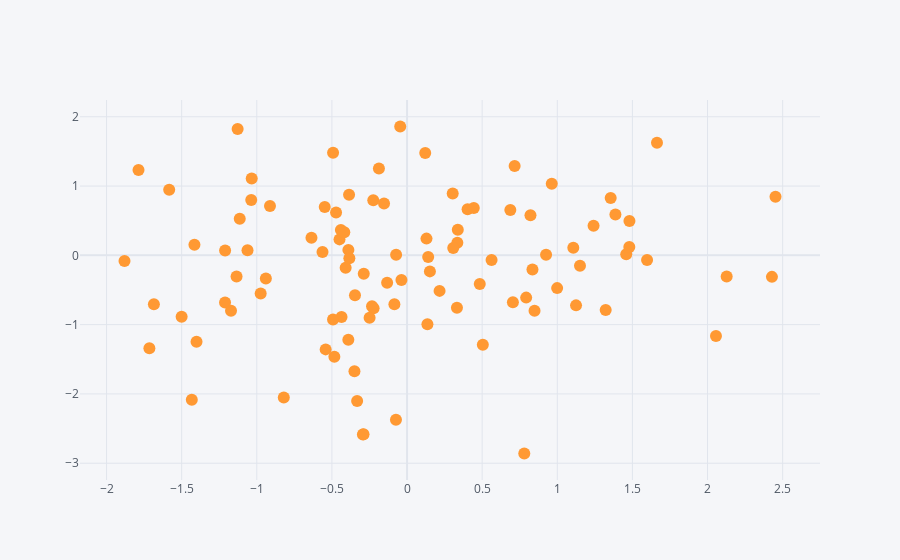

Source (notebook cell):
### Code cell
df.iplot(kind='scatter',x='a',y='b',mode='markers')
